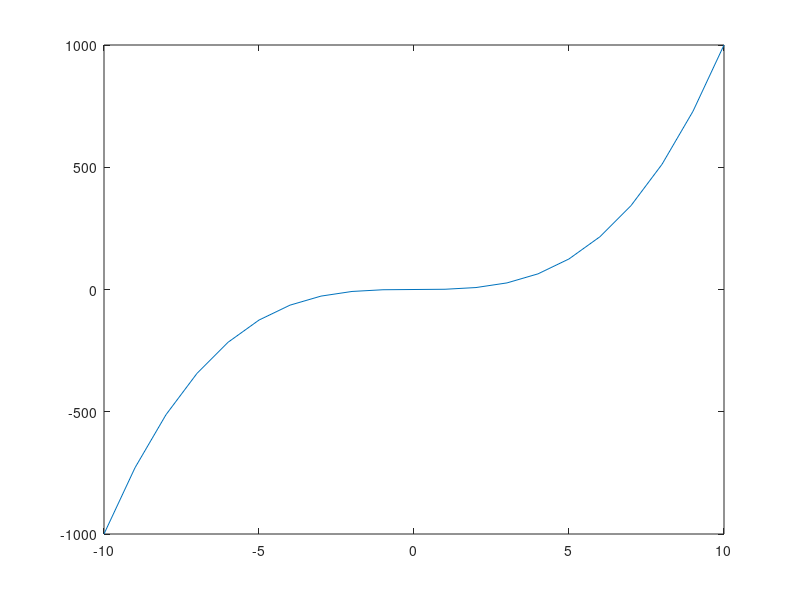

The MATLAB source for this figure:
%%% Create a vector from -10 to 10, cube the elements and plot

clear all
close all
clc

V=[-10:1:10]
for i=1:length(V)
    v(i)=V(i)^3
end

plot(V,v)
